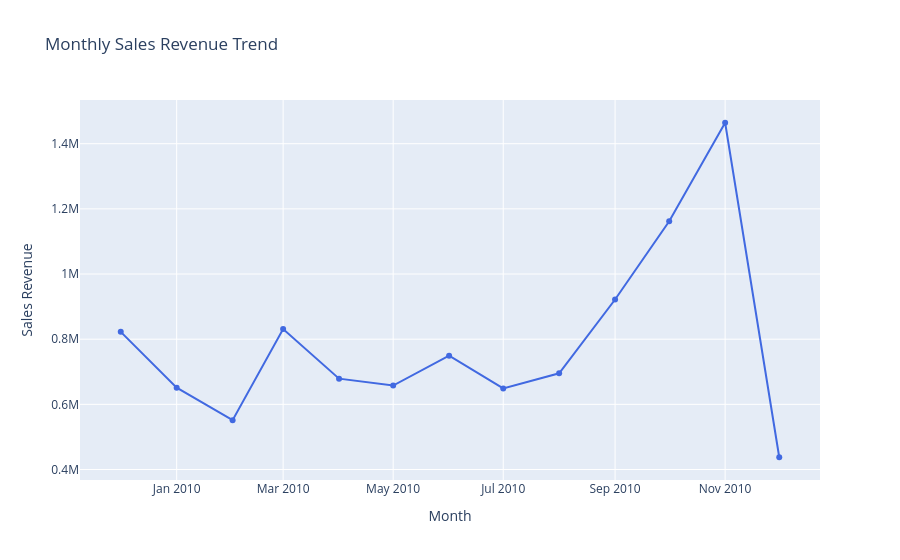

Notebook code cell kept with this figure:
### Markdown cell above
#### 5.1 Professional Monthly Sales Revenue Trend

**Objective:** Visualize monthly revenue trends using a polished, presentation-ready line chart.

**Design Elements:**
- Clean, light background
- Clear title and subtitle
- Revenue values displayed in lakhs
- Highlighted peak revenue month
- Readable month labels and subtle gridlines

**Business Value:** Helps identify peak sales periods, revenue fluctuations, and potential seasonal patterns.

### Code cell
# Import Plotly
import plotly.express as px

# Create an interactive line chart
fig = px.line(
    x=monthly_sales.index.astype(str),
    y=monthly_sales.values,
    markers=True,
    title="Monthly Sales Revenue Trend",
    labels={
        "x": "Month",
        "y": "Sales Revenue"
    }
)

# Customize the chart
fig.update_traces(line_color="royalblue")

# Display the interactive chart
fig.show()

### Figure 1 — Plotly figure (JSON) as saved in the notebook; plotly's stock layout.template omitted (floating-point values rounded to 4 significant figures)
{"data": [{"hovertemplate": "Month=%{x}<br>Sales Revenue=%{y}<extra></extra>", "legendgroup": "", "line": {"color": "royalblue", "dash": "solid"}, "marker": {"symbol": "circle"}, "mode": "lines+markers", "name": "", "orientation": "v", "showlegend": false, "type": "scatter", "x": ["2009-12", "2010-01", "2010-02", "2010-03", "2010-04", "2010-05", "2010-06", "2010-07", "2010-08", "2010-09", "2010-10", "2010-11", "2010-12"], "xaxis": "x", "y": [822500.0, 651200.0, 551500.0, 830900.0, 678900.0, 657700.0, 749500.0, 648800.0, 695300.0, 921700.0, 1162000.0, 1464000.0, 437600.0], "yaxis": "y"}], "layout": {"legend": {"tracegroupgap": 0}, "title": {"text": "Monthly Sales Revenue Trend"}, "xaxis": {"anchor": "y", "domain": [0, 1], "title": {"text": "Month"}}, "yaxis": {"anchor": "x", "domain": [0, 1], "title": {"text": "Sales Revenue"}}}}
